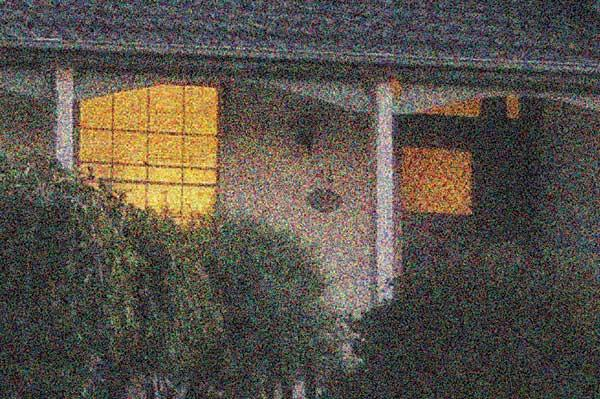
#> input picture OpenCv ie Görüntü İşleme 3/2.Bölüm/home.jpg, 600 x 399 px
$ python basit_esikleme3.py
#> lines starting #> are read from the running program, lines starting #| are printed output that depends on the picture; after the words box and inside, x2 and y2 are one past the last pixel; in counts of white or black regions, pixels touching at a corner belong together
# -*- coding: utf-8 -*-
"""
@author: Asli Toplu
"""
import cv2

resim=cv2.imread("home.jpg",0)
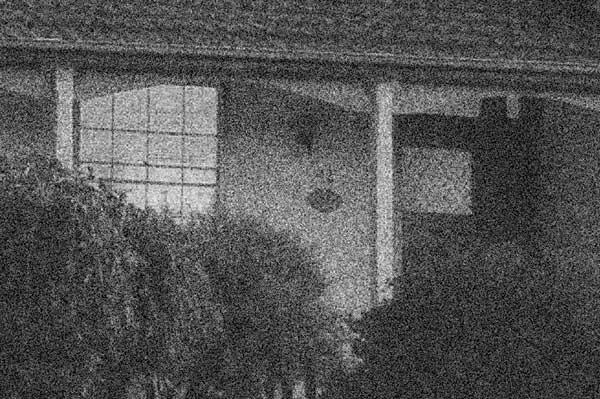
#> resim: shape (399, 600); min 0, max 251, mean 83.1

#blur=cv2.GaussianBlur(resim,(15,15),0)# resmi gürültüden azaltır.

#ret,th= cv2.threshold(blur,0,255,cv2.THRESH_BINARY+cv2.THRESH_OTSU)
ret,th= cv2.threshold(resim,0,255,cv2.THRESH_BINARY+cv2.THRESH_OTSU)
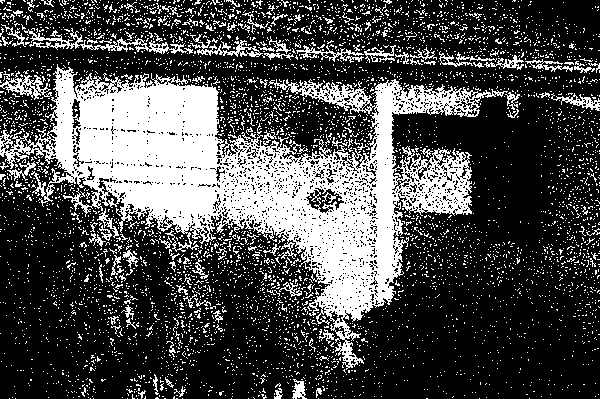
#> th: shape (399, 600); 29.1% white; 5239 white regions (5108 under 20 px), largest, box (x1, y1, x2, y2) and area: (0, 64, 508, 370) 47921, (24, 28, 193, 54) 969, (0, 75, 52, 100) 481
#> ret = 98

print(ret)
#| 98.0

cv2.imshow("resim",resim)
cv2.imshow("th",th)

cv2.waitKey()
cv2.destroyAllWindows()

$ run again, with OpenCv ie Görüntü İşleme 3/2.Bölüm/1.jpg copied over OpenCv ie Görüntü İşleme 3/2.Bölüm/home.jpg
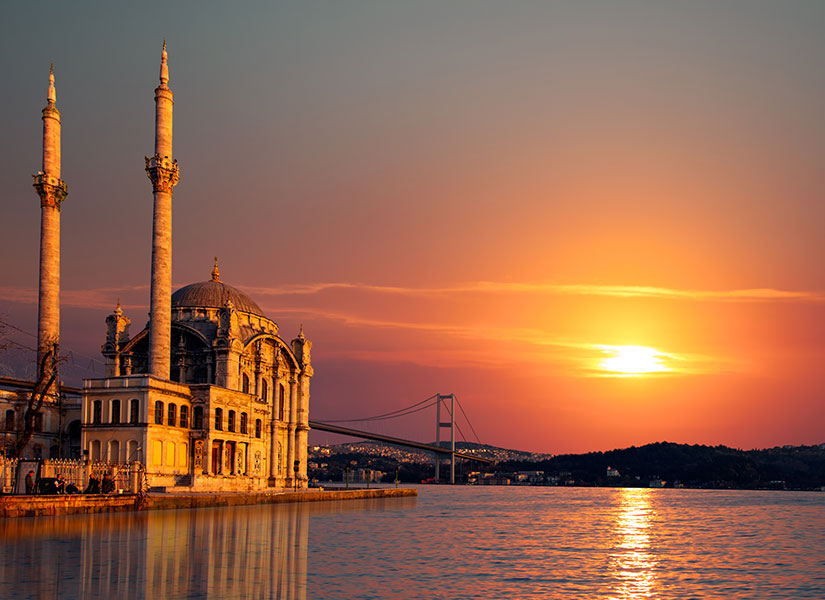
#> input picture OpenCv ie Görüntü İşleme 3/2.Bölüm/1.jpg, 825 x 600 px
#> `resim=cv2.imread("home.jpg",0)`:
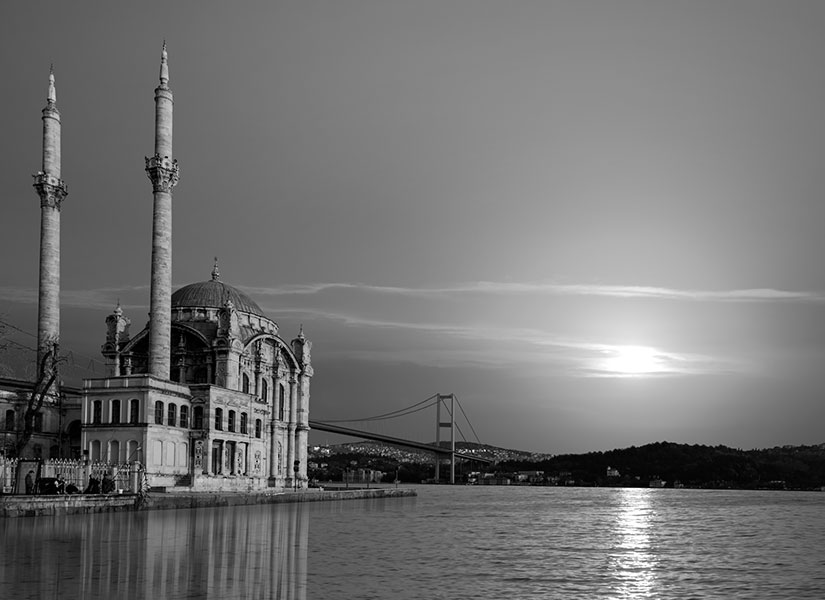
#> resim: shape (600, 825); min 0, max 255, mean 114
#> `ret,th= cv2.threshold(resim,0,255,cv2.THRESH_BINARY+cv2.THRESH_OTSU)`:
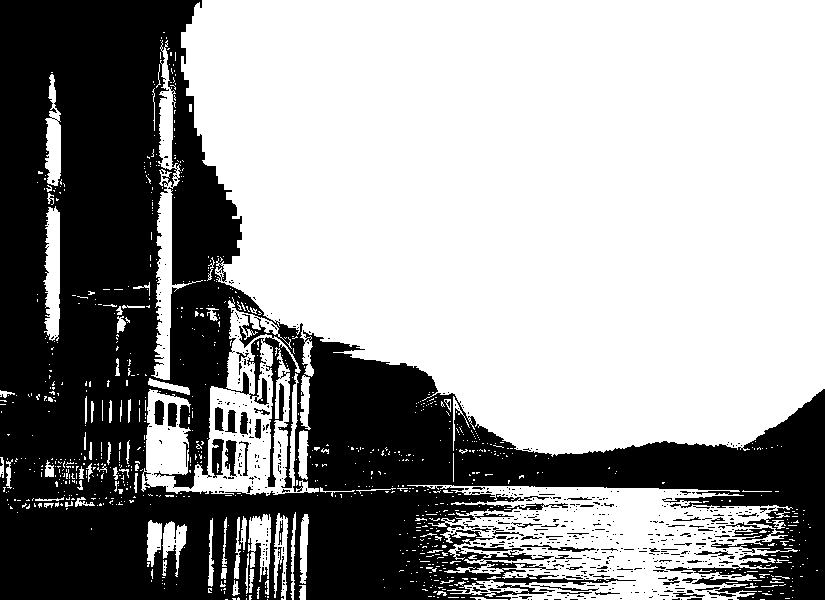
#> th: shape (600, 825); 61% white; 610 black regions (545 under 20 px), largest, box (x1, y1, x2, y2) and area: (0, 0, 825, 600) 186720, (212, 439, 224, 478) 341, (225, 440, 237, 477) 278
#> ret = 106
#| 106.0

$ run again, with OpenCv ie Görüntü İşleme 3/2.Bölüm/cat.jpg copied over OpenCv ie Görüntü İşleme 3/2.Bölüm/home.jpg
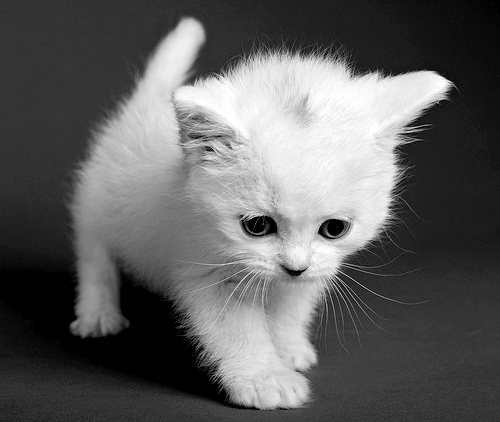
#> input picture OpenCv ie Görüntü İşleme 3/2.Bölüm/cat.jpg, 500 x 422 px
#> resim is the input picture: shape (422, 500); min 0, max 255, mean 95.7
#> `ret,th= cv2.threshold(resim,0,255,cv2.THRESH_BINARY+cv2.THRESH_OTSU)`:
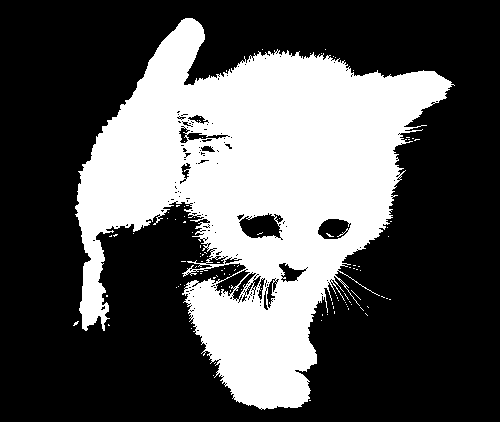
#> th: shape (422, 500); 33.7% white; 103 white regions (102 under 20 px), largest, box (x1, y1, x2, y2) and area: (75, 18, 455, 410) 70839
#> ret = 120
#| 120.0
